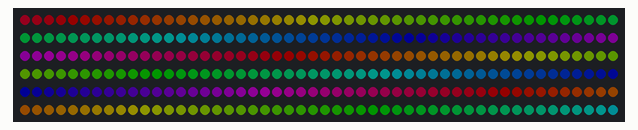
This sketch was run on a simulated Arduino Uno, built with avr-gcc and run on an emulated ATmega328P. Shown: 300 RGB LEDs in strip order, left to right, continuing on the next row. Dim RGB values are drawn brighter than linear.

Above: at 0.18 s.
At 5.58 s:
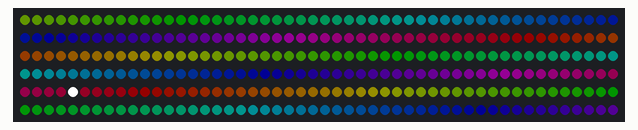
At 10.02 s:
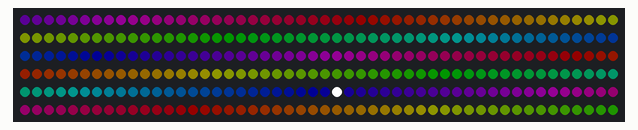
At 19.86 s:
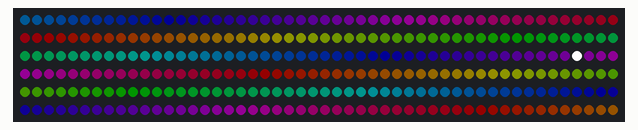
At 29.69 s:
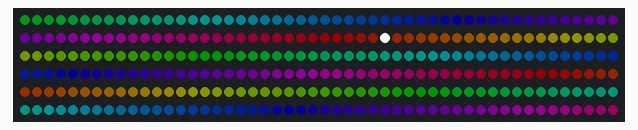
At 39.84 s:
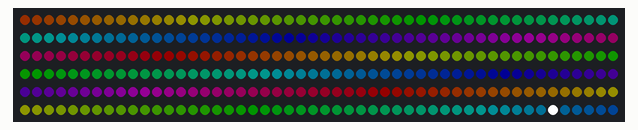

The sketch:

ledStrip.ino
```cpp
#include <Adafruit_NeoPixel.h>

#define LED_PIN 6

#define LED_COUNT 300

#define MAX_BRIGHTNESS 20

Adafruit_NeoPixel strip(LED_COUNT, LED_PIN, NEO_GRB + NEO_KHZ800);

int red = 30;
int green = 0;
int blue = 30;
bool ascending = true;
int highlight = 0;
int offset = 0;

void setup(){
    Serial.begin(9600);

    strip.begin();
    strip.show();

    setStrip();

    strip.show();
}

void loop(){
    delay(10);
    if(highlight >= 299){
        ascending = false;
    }

    if(highlight <= 0){
        ascending = true;
    }

    if (ascending){
        highlight++;
    }else{
        highlight--;
    }

    setStrip();
    strip.setPixelColor(highlight, 255, 255, 255);
    strip.show();
}

void setStrip(){
    int red = MAX_BRIGHTNESS;
    int green = 0;
    int blue = 0;

    if(offset <= 114){
        offset++;
    }else{
        offset = 0;
    }

    for(int i = offset - 114; i < LED_COUNT + 144; i++){

        if(red >= MAX_BRIGHTNESS){
            if(green < MAX_BRIGHTNESS && blue <= 0){
                green++;
            }else{
                blue--;
            }
        }
        if(green >= MAX_BRIGHTNESS){
            if(blue < MAX_BRIGHTNESS && red <= 0){
                blue++;
            }else{
                red--;
            }
        }
        if(blue >= MAX_BRIGHTNESS){
            if(red < MAX_BRIGHTNESS && green <= 0){
                red++;
            }else{
                green--;
            }
        }

        if(i >= 0 && i < 300){
            strip.setPixelColor(i, red, green, blue);
        }
    }
}
```
